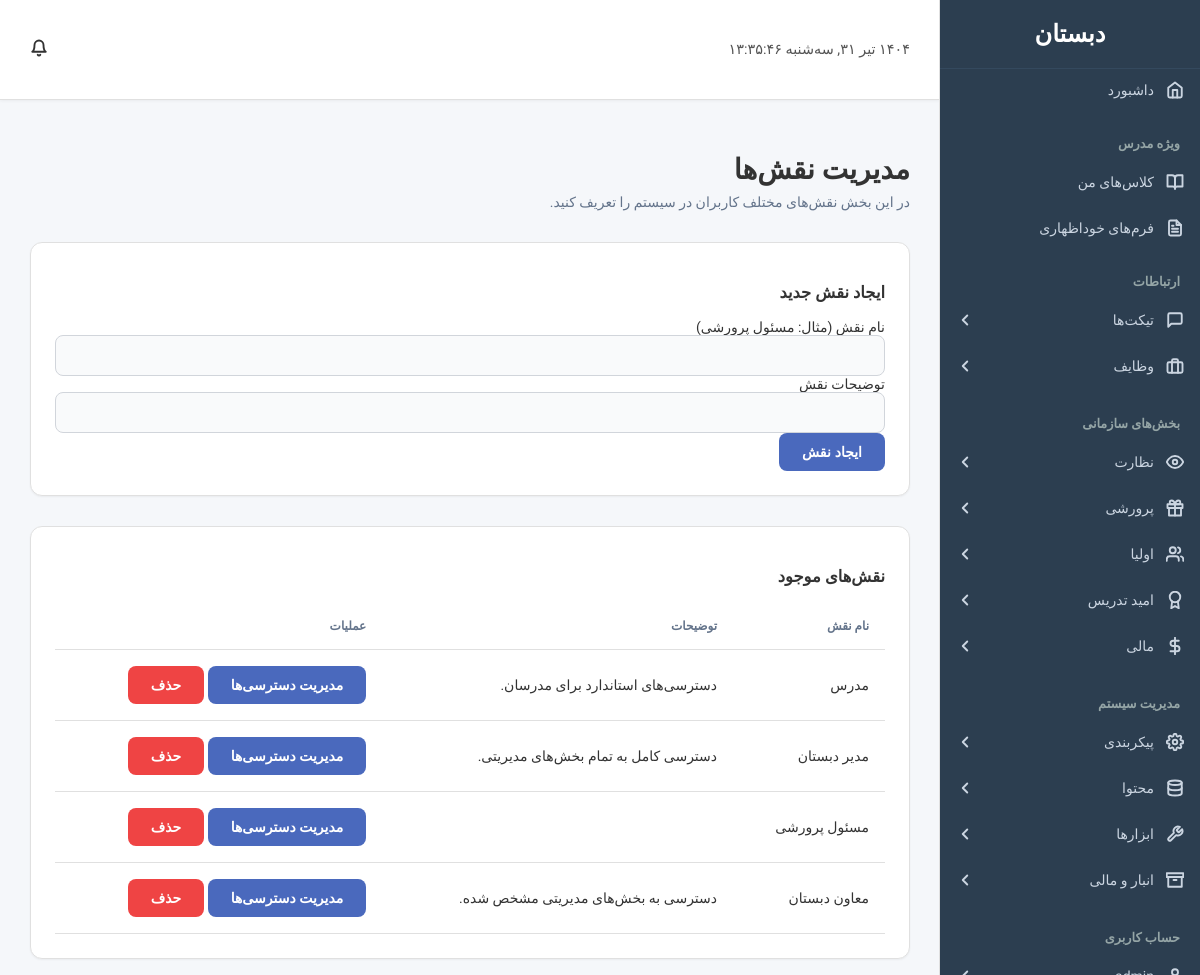
The app's page /admin/manage_roles.php (signed in) with its own data.
### tables this page shows
CREATE TABLE `roles` (
  `id` int(11) NOT NULL,
  `role_name` varchar(50) NOT NULL,
  `role_description` text DEFAULT NULL
);

### admin/manage_roles.php (the view, shortened to what this page needs)
<?php
require_once "../includes/db.php";
$roles = [];
$sql_roles = "SELECT id, role_name, role_description FROM roles ORDER BY role_name ASC";
if($result = mysqli_query($link, $sql_roles)){
    $roles = mysqli_fetch_all($result, MYSQLI_ASSOC);
}
require_once "../includes/header.php";
?>
<div class="page-content">
    <h2>مدیریت نقش‌ها</h2>
    <p>در این بخش نقش‌های مختلف کاربران در سیستم را تعریف کنید.</p>
    <div class="form-container" style="margin-bottom: 30px;">
        <h3>ایجاد نقش جدید</h3>
        <form action="<?php echo htmlspecialchars($_SERVER["PHP_SELF"]); ?>" method="post">
            <div class="form-group">
                <label for="role_name">نام نقش (مثال: مسئول پرورشی)</label>
                <input type="text" name="role_name" id="role_name" class="form-control" required>
            </div>
            <div class="form-group">
                <label for="role_description">توضیحات نقش</label>
                <input type="text" name="role_description" id="role_description" class="form-control">
            </div>
            <div class="form-group">
                <input type="submit" name="add_role" class="btn btn-primary" value="ایجاد نقش">
            </div>
        </form>
    </div>
    <div class="table-container">
        <h3>نقش‌های موجود</h3>
        <table class="table">
            <thead>
                <tr>
                    <th>نام نقش</th>
                    <th>توضیحات</th>
                    <th>عملیات</th>
                </tr>
            </thead>
            <tbody>
                <?php if (empty($roles)): ?>
                    <tr><td colspan="3" style="text-align: center;">هیچ نقشی تعریف نشده است.</td></tr>
                <?php else: ?>
                    <?php foreach ($roles as $role): ?>
                        <tr>
                            <td><?php echo htmlspecialchars($role['role_name']); ?></td>
                            <td><?php echo htmlspecialchars($role['role_description']); ?></td>
                            <td>
                                <a href="edit_role_permissions.php?role_id=<?php echo $role['id']; ?>" class="btn btn-primary btn-sm">مدیریت دسترسی‌ها</a>
                                <a href="manage_roles.php?delete_role=<?php echo $role['id']; ?>" class="btn btn-danger btn-sm" onclick="return confirm('آیا از حذف این نقش مطمئن هستید؟')">حذف</a>
                            </td>
                        </tr>
                    <?php endforeach; ?>
                <?php endif; ?>
            </tbody>
        </table>
    </div>
</div>
<?php
require_once "../includes/footer.php";
?>

### assets/css/style.css (style rules this page uses)
:root { --primary-color: #6a5af9; --primary-hover-color: #5a4bf8; --sidebar-bg: #1e293b; --sidebar-link-color: #cbd5e1; --sidebar-link-hover-color: #ffffff; --sidebar-link-active-bg: rgba(106, 90, 249, 0.1); --sidebar-link-active-border: #6a5af9; --background-color: #f1f5f9; --widget-bg: #ffffff; --text-color: #0f172a; --text-muted: #64748b; --border-color: #e2e8f0; --danger-color: #ef4444; --success-color: #22c55e; --font-family: 'Vazirmatn', sans-serif; --shadow-sm: 0 1px 2px 0 rgb(0 0 0 / 0.05); --shadow-md: 0 4px 6px -1px rgb(0 0 0 / 0.1), 0 2px 4px -2px rgb(0 0 0 / 0.1); --shadow-lg: 0 10px 15px -3px rgb(0 0 0 / 0.1), 0 4px 6px -2px rgb(0 0 0 / 0.1); --radius-md: 0.5rem; --radius-lg: 0.75rem; }
body { font-family: var(--font-family); background-color: var(--background-color); direction: rtl; text-align: right; margin: 0; font-size: 14px; color: var(--text-color); -webkit-font-smoothing: antialiased; -moz-osx-font-smoothing: grayscale; }
.btn { padding: 10px 22px; border: 1px solid transparent; border-radius: var(--radius-md); cursor: pointer; font-size: 14px; font-weight: 600; transition: all 0.2s ease; text-decoration: none; display: inline-flex; align-items: center; gap: 8px; }
.btn-primary { background-color: var(--primary-color); color: white; }
.btn-danger { background-color: var(--danger-color); color: white; }
.form-container, .table-container, .widget { background: var(--widget-bg); padding: 24px; border-radius: var(--radius-lg); box-shadow: var(--shadow-sm); border: 1px solid var(--border-color); }
.form-control { width: 100%; padding: 12px; border: 1px solid #d1d5db; border-radius: var(--radius-md); box-sizing: border-box; transition: all 0.2s; background: #f9fafb; }
.table { width: 100%; border-collapse: collapse; }
.table th, .table td { padding: 16px; border-bottom: 1px solid var(--border-color); }
.table th { font-weight: 600; font-size: 12px; text-transform: uppercase; color: var(--text-muted); text-align: right; }
.page-content > h2 { font-size: 1.75rem; font-weight: 700; margin-bottom: 8px; }
.page-content > p { color: var(--text-muted); margin-top: 0; margin-bottom: 32px; }

### assets/css/dashboard.css (style rules this page uses)
:root { --primary-color: #4a69bd; --sidebar-bg: #2c3e50; --sidebar-text: #ecf0f1; --sidebar-hover-bg: #34495e; --main-bg: #f5f7fa; --text-color: #333; --border-color: #e0e0e0; }
body { display: flex; height: 100vh; overflow: hidden; }

### records on screen
roles: role_name "مدرس", role_description "دسترسی‌های استاندارد برای مدرسان."
roles: role_name "مدیر دبستان", role_description "دسترسی کامل به تمام بخش‌های مدیریتی."
roles: role_name "مسئول پرورشی"
roles: role_name "معاون دبستان", role_description "دسترسی به بخش‌های مدیریتی مشخص شده."
